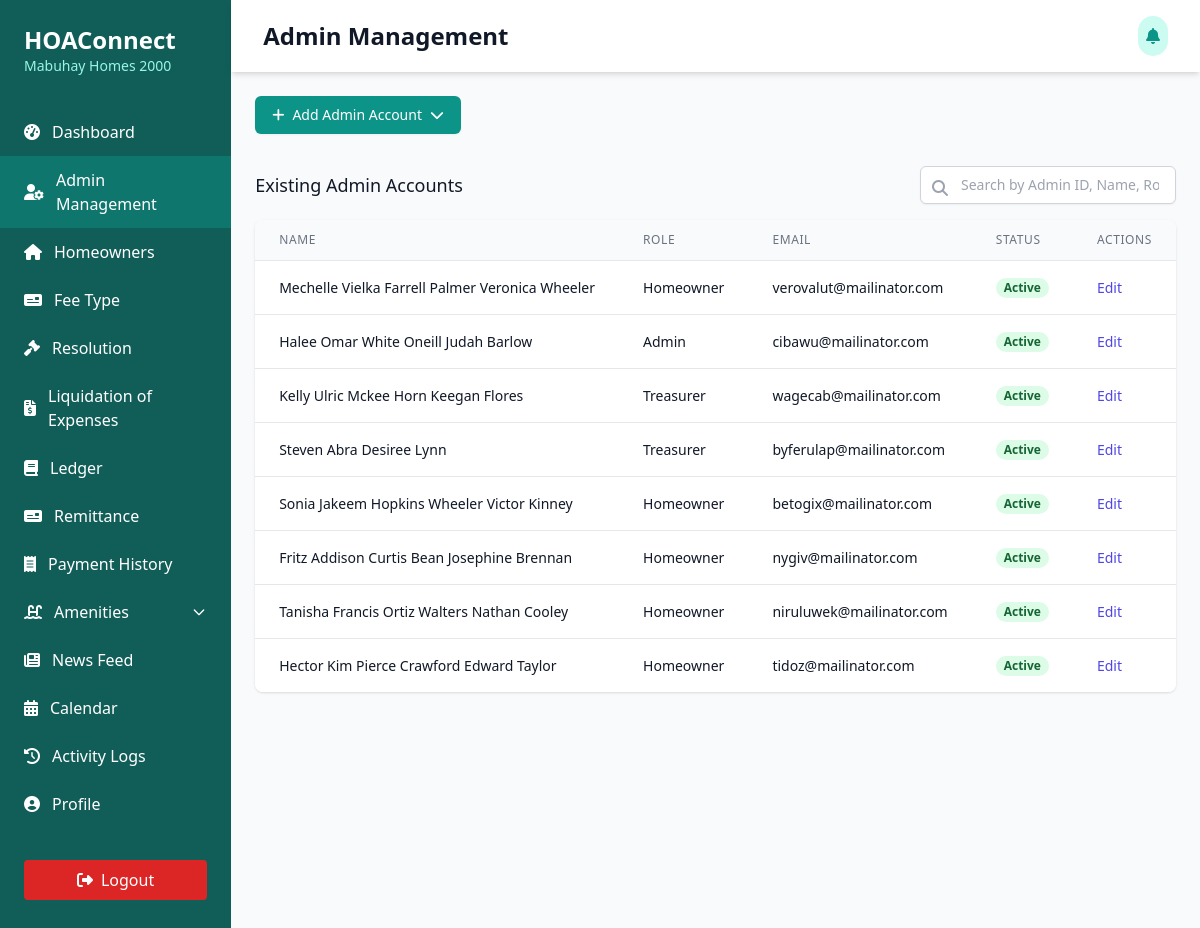
The app's page /Users/president/president-accounts.php with its own data.
### tables this page shows
CREATE TABLE `users` (
  `id` int(11) NOT NULL,
  `role_id` int(11) NOT NULL,
  `user_id` int(11) NOT NULL,
  `first_name` varchar(255) NOT NULL,
  `middle_name` varchar(255) NOT NULL,
  `last_name` varchar(255) NOT NULL,
  `suffix` varchar(50) NOT NULL,
  `email_address` varchar(100) NOT NULL,
  `hoa_number` int(11) DEFAULT NULL,
  `phone_number` varchar(100) NOT NULL,
  `age` int(11) NOT NULL,
  `date_of_birth` date NOT NULL,
  `citizenship` varchar(100) NOT NULL,
  `civil_status` varchar(100) NOT NULL,
  `account_status` int(11) NOT NULL,
  `home_address` varchar(255) DEFAULT NULL,
  `lot_number` int(11) NOT NULL,
  `block_number` int(11) NOT NULL,
  `phase_number` int(11) NOT NULL,
  `village_name` varchar(200) NOT NULL,
  `date_created` date NOT NULL,
  `date_updated` date NOT NULL
);

### Users/president/president-accounts.php (the view, shortened to what this page needs)
<?php
include('../../connection/connection.php');
?>
<!DOCTYPE html>
<html lang="en">
<head>
  <script src="https://cdn.tailwindcss.com"></script>
  <link rel="stylesheet" href="https://cdnjs.cloudflare.com/ajax/libs/font-awesome/6.4.0/css/all.min.css" />
</head>
<body class="bg-gray-50">
  <div class="min-h-screen flex">
    <div class="bg-teal-800 text-white w-64 py-6 flex flex-col">
      <div class="px-6 mb-8">
        <h1 class="text-2xl font-bold">HOAConnect</h1>
        <p class="text-sm text-teal-200">Mabuhay Homes 2000</p>
      </div>
      <nav class="flex-1">
        <a href="president-dashboard.php" class="flex items-center px-6 py-3 hover:bg-teal-600">
          <i class="fas fa-tachometer-alt mr-3"></i>
          <span>Dashboard</span>
        </a>
        <a href="president-accounts.php" class="flex items-center px-6 py-3 hover:bg-teal-600">
          <i class="fas fa-user-gear mr-3"></i>
          <span>Admin Management</span>
        </a>
        <a href="registered-homeowners.php" class="flex items-center px-6 py-3 hover:bg-teal-600">
          <i class="fas fa-home mr-3"></i>
          <span>Homeowners</span>
        </a>
        <a href="president-feetype.php" class="flex items-center px-6 py-3 hover:bg-teal-600">
          <i class="fas fa-money-check mr-3"></i>
          <span>Fee Type</span>
        </a>
        <a href="president-projectproposal.php" class="flex items-center px-6 py-3 hover:bg-teal-600">
          <i class="fas fa-gavel mr-3"></i>
          <span>Resolution</span>
        </a>
        <a href="president-liquidation.php" class="flex items-center px-6 py-3 hover:bg-teal-600">
          <i class="fas fa-file-invoice-dollar mr-3"></i>
          <span>Liquidation of Expenses</span>
        </a>
        <a href="president-ledger.php" class="flex items-center px-6 py-3 hover:bg-teal-600">
          <i class="fas fa-book mr-3"></i>
          <span>Ledger</span>
        </a>
        <a href="president-remittance.php" class="flex items-center px-6 py-3 hover:bg-teal-600">
          <i class="fas fa-money-check mr-3"></i>
          <span>Remittance</span>
        </a>
        <a href="president-payment-history.php" class="flex items-center px-6 py-3 hover:bg-teal-600">
          <i class="fas fa-receipt mr-3"></i>
          <span>Payment History</span>
        </a>
         <div x-data="{ open: false }">
          <button @click="open = !open" :aria-expanded="open" class="flex items-center w-full px-6 py-3 hover:bg-teal-600 focus:outline-none">
            <i class="fas fa-swimming-pool mr-3"></i>
            <span class="flex-1 text-left">Amenities</span>
            <svg :class="{ 'rotate-180': open }" class="w-4 h-4 transition-transform duration-200" fill="none" stroke="currentColor" viewBox="0 0 24 24">
              <path stroke-linecap="round" stroke-linejoin="round" stroke-width="2" d="M19 9l-7 7-7-7" />
            </svg>
          </button>
        </div>
        <a href="president-newsfeed.php" class="flex items-center px-6 py-3 hover:bg-teal-600">
          <i class="fas fa-newspaper mr-3"></i>
          <span>News Feed</span>
        </a>
        <a href="president-calendar.php" class="flex items-center px-6 py-3 hover:bg-teal-600">
          <i class="fas fa-calendar-alt mr-3"></i>
          <span>Calendar</span>
        </a>
        <a href="president-logs.php" class="flex items-center px-6 py-3 hover:bg-teal-600">
          <i class="fas fa-history mr-3"></i>
          <span>Activity Logs</span>
        </a>
        <a href="president-profile.php" class="flex items-center px-6 py-3 hover:bg-teal-600">
          <i class="fas fa-user-circle mr-3"></i>
          <span>Profile</span>
        </a>
      </nav>
      <div class="px-6 py-4 mt-auto">
        <button class="mt-4 w-full bg-red-600 hover:bg-red-700 text-white py-2 px-4 rounded flex items-center justify-center">
          <i class="fas fa-sign-out-alt mr-2"></i> Logout
        </button>
      </div>
    </div>
    <div class="flex-1 flex flex-col">
      <header class="bg-white shadow-md">
        <div class="max-w-7xl mx-auto py-4 px-4 sm:px-6 lg:px-8 flex justify-between items-center">
            <h1 class="text-2xl font-bold text-gray-900">Admin Management</h1>
            <div class="flex items-center space-x-2">
              <button class="bg-teal-100 p-2 rounded-full text-teal-600 hover:bg-teal-200">
                <i class="fas fa-bell"></i>
              </button>
            </div>
          </div>
    </header>
      <main class="flex-1 p-6">
        <div class="mb-6" x-data="{ open: false }">
          <div class="relative inline-block text-left">
            <button @click="open = !open" type="button"
              class="inline-flex justify-center items-center py-2 px-4 border border-transparent rounded-md shadow-sm text-sm font-medium text-white bg-teal-600 hover:bg-teal-700 focus:outline-none focus:ring-2 focus:ring-offset-2 focus:ring-teal-500">
              <i class="fas fa-plus mr-2"></i>
              Add Admin Account
              <i class="fas fa-chevron-down ml-2"></i>
            </button>
          </div>
        </div>
        <div class="mt-8">
          <div class="flex justify-between items-center mb-4">
            <h3 class="text-lg font-medium text-gray-900">Existing Admin Accounts</h3>
            <div class="relative">
              <input type="text" id="search-input" placeholder="Search by Admin ID, Name, Role, or Email..."
                class="w-full sm:w-64 border border-gray-300 rounded-md shadow-sm py-2 pl-10 pr-4 focus:outline-none focus:ring-2 focus:ring-teal-500 focus:border-teal-500 sm:text-sm"
                onkeyup="searchTable()" />
              <span class="absolute left-3 top-2.5 text-gray-400">
                <i class="fas fa-search"></i>
              </span>
            </div>
          </div>
          <div class="bg-white shadow rounded-lg overflow-hidden">
            <div class="overflow-x-auto">
              <table id="secretary-table" class="min-w-full divide-y divide-gray-200">
                <thead class="bg-gray-50">
                  <tr>
                    <th scope="col" class="px-6 py-3 text-left text-xs font-medium text-gray-500 uppercase tracking-wider">
                      Name
                    </th>
                    <th scope="col" class="px-6 py-3 text-left text-xs font-medium text-gray-500 uppercase tracking-wider">
                      Role
                    </th>
                    <th scope="col" class="px-6 py-3 text-left text-xs font-medium text-gray-500 uppercase tracking-wider">
                      Email
                    </th>
                    <th scope="col" class="px-6 py-3 text-left text-xs font-medium text-gray-500 uppercase tracking-wider">
                      Status
                    </th>
                    <th scope="col" class="px-6 py-3 text-left text-xs font-medium text-gray-500 uppercase tracking-wider">
                      Actions
                    </th>
                  </tr>
                </thead>
                <tbody class="bg-white divide-y divide-gray-200">
                <?php
                $sql_query_accounts = "SELECT * FROM users";
                $run_sql_query_accounts = mysqli_query($conn, $sql_query_accounts);
                if(mysqli_num_rows($run_sql_query_accounts) > 0){
                  foreach($run_sql_query_accounts as $row_accounts){
                    ?>
                    <tr>
                      <td class="px-6 py-4 whitespace-nowrap text-sm text-gray-900">
                        <?php echo $row_accounts['first_name'] . ' ' . $row_accounts['middle_name'] . ' ' . $row_accounts['last_name'] . ' ' . $row_accounts['suffix']; ?>
                      </td>
                      <td class="px-6 py-4 whitespace-nowrap text-sm text-gray-900">
                        <?php
                          if($row_accounts['role_id'] == 2){
                            echo "Secretary";
                          }elseif($row_accounts['role_id'] == 3){
                            echo "Admin";
                          }elseif($row_accounts['role_id'] == 4){
                            echo "Treasurer";
                          }elseif($row_accounts['role_id'] == 5){
                            echo "Audit";
                          }else{
                            echo "Homeowner";
                          }
                        ?>
                      </td>
                      <td class="px-6 py-4 whitespace-nowrap text-sm text-gray-900">
                        <?php echo $row_accounts['email_address']; ?>
                      </td>
                      <td class="px-6 py-4 whitespace-nowrap text-sm">
                          <?php
                            if($row_accounts['account_status'] == 1){
                              $statusClass = "bg-green-100 text-green-800";
                              $statusText = "Active";
                            } else {
                              $statusClass = "bg-gray-200 text-gray-700";
                              $statusText = "Inactive";
                            }
                          ?>
                          <span class="px-2 inline-flex text-xs leading-5 font-semibold rounded-full <?php echo $statusClass; ?>">
                            <?php echo $statusText; ?>
                          </span>
                      </td>
                      <td class="px-6 py-4 whitespace-nowrap text-sm font-medium space-x-2">
                        <a href="president-edit-accounts.php?user_id=<?php echo $row_accounts['user_id']; ?>"
                          class="text-indigo-600 hover:text-indigo-900">
                          Edit
                        </a>
                      </td>
                    <?php
                  }
                }
                ?>
                </tbody>
              </table>
            </div>
          </div>
        </div>
      </main>
    </div>
  </div>
</body>
</html>

### records on screen
users: first_name "Mechelle", middle_name "Vielka Farrell", last_name "Palmer", suffix "Veronica Wheeler", shows "Homeowner", email_address "verovalut@mailinator.com", account_status "Active"
users: first_name "Halee", middle_name "Omar White", last_name "Oneill", suffix "Judah Barlow", shows "Admin", email_address "cibawu@mailinator.com", account_status "Active"
users: first_name "Kelly", middle_name "Ulric Mckee", last_name "Horn", suffix "Keegan Flores", shows "Treasurer", email_address "wagecab@mailinator.com", account_status "Active"
users: first_name "Steven", middle_name "Abra", last_name "Desiree", suffix "Lynn", shows "Treasurer", email_address "byferulap@mailinator.com", account_status "Active"
users: first_name "Sonia", middle_name "Jakeem Hopkins", last_name "Wheeler", suffix "Victor Kinney", shows "Homeowner", email_address "betogix@mailinator.com", account_status "Active"
users: first_name "Fritz", middle_name "Addison Curtis", last_name "Bean", suffix "Josephine Brennan", shows "Homeowner", email_address "nygiv@mailinator.com", account_status "Active"
users: first_name "Tanisha", middle_name "Francis Ortiz", last_name "Walters", suffix "Nathan Cooley", shows "Homeowner", email_address "niruluwek@mailinator.com", account_status "Active"
users: first_name "Hector", middle_name "Kim Pierce", last_name "Crawford", suffix "Edward Taylor", shows "Homeowner", email_address "tidoz@mailinator.com", account_status "Active"
